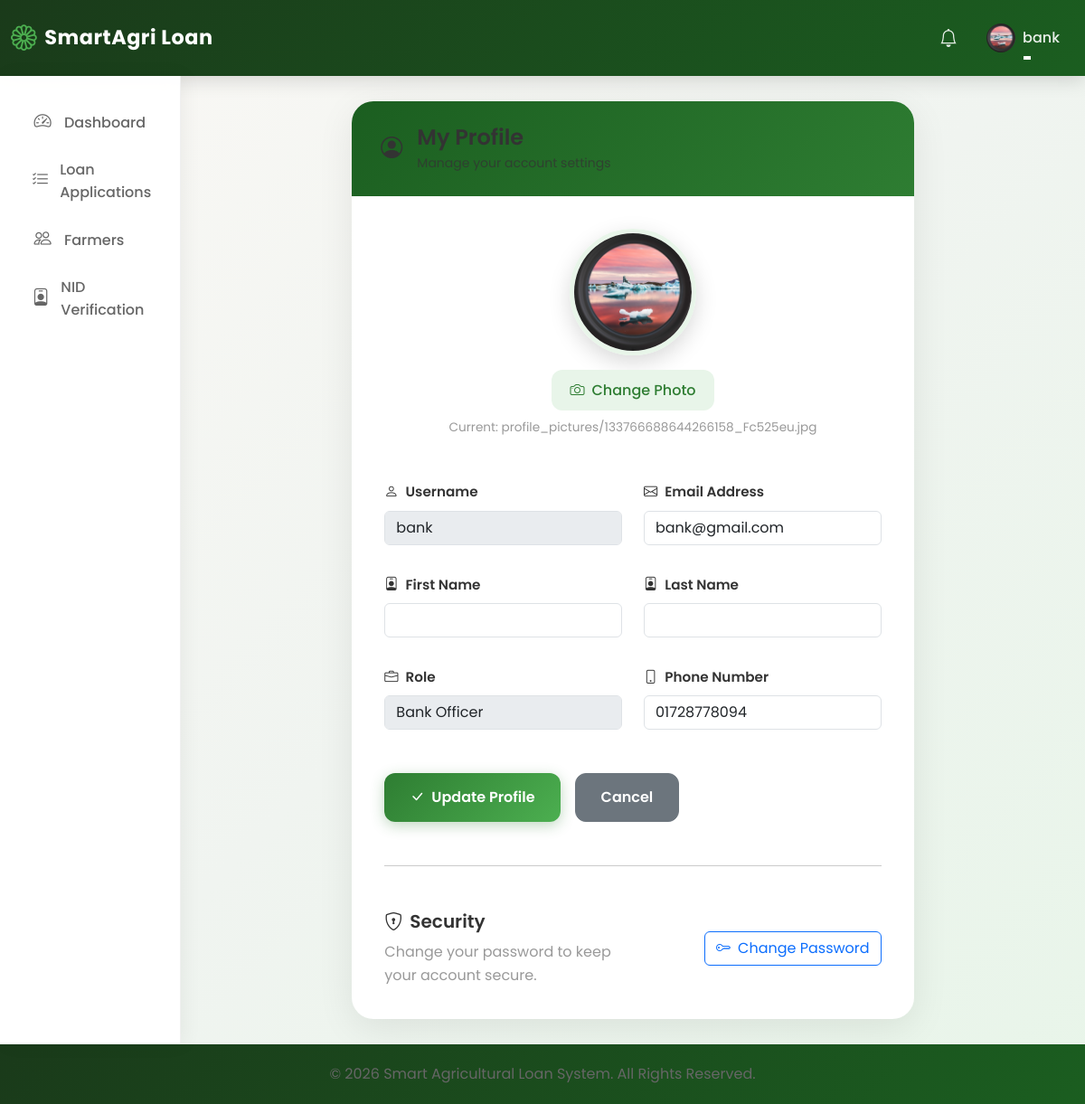
The page /profile/ (signed in) on the database its author committed.
### loan_app/models.py (models this page shows, shortened)
class User(AbstractUser):
    ROLE_CHOICES = [
        ("Farmer", "Farmer"),
        ("Bank Officer", "Bank Officer"),
        ("Admin", "Admin"),
    ]
    role = models.CharField(max_length=20, choices=ROLE_CHOICES, default="Farmer")
    is_approved = models.BooleanField(
        default=False, help_text="For Bank Officers - requires admin approval"
    )
    phone_number = models.CharField(max_length=20, blank=True)
    profile_picture = models.ImageField(
        upload_to="profile_pictures/", blank=True, null=True
    )
    is_verified = models.BooleanField(default=False)
    nid_card_front = models.FileField(
        upload_to="nid_cards/",
        blank=True,
        null=True,
        help_text="Upload NID card front side",
    )
    nid_card_back = models.FileField(
        upload_to="nid_cards/",
        blank=True,
        null=True,
        help_text="Upload NID card back side",
    )
    nid_verified = models.BooleanField(
        default=False, help_text="Whether NID has been verified by bank officer"
    )
    nid_verified_by = models.ForeignKey(
        "self",
        on_delete=models.SET_NULL,
        null=True,
        blank=True,
        related_name="nid_verifications",
    )
    nid_verified_at = models.DateTimeField(null=True, blank=True)
    nid_number = models.CharField(
        max_length=20,
        blank=True,
        unique=True,
        null=True,
        help_text="National ID number (unique per farmer)",
    )

### loan_app/views.py (the view)
# urls.py: path("profile/", views.profile, name="profile"),
@login_required
def profile(request):
    if request.method == "POST":
        form = UserUpdateForm(request.POST, request.FILES, instance=request.user)
        if form.is_valid():
            form.save()
            messages.success(request, "Profile updated successfully!")
            return redirect("profile")
    else:
        form = UserUpdateForm(instance=request.user)
    return render(request, "registration/profile.html", {"form": form})

### templates/registration/profile.html (shortened to what this page needs)
{% extends 'base.html' %}
{% block content %}
<div class="row">
    <div class="col-lg-8 mx-auto">
        <div class="profile-card">
            <div class="card-header d-flex align-items-center">
                <i class="bi bi-person-circle fs-4 me-3"></i>
                <div>
                    <h4 class="mb-0">My Profile</h4>
                    <small class="opacity-75">Manage your account settings</small>
                </div>
            </div>
            <div class="card-body">
                <form method="post" enctype="multipart/form-data">
                    <div class="text-center mb-5">
                        {% if user.profile_picture %}
                            <img src="{{ user.profile_picture.url }}"
                                 alt="Profile Picture"
                                 class="profile-avatar mb-3"
                                 id="avatar-preview">
                        {% else %}
                            <div class="avatar-placeholder mb-3" id="avatar-preview">
                                <i class="bi bi-person"></i>
                            </div>
                        {% endif %}
                        <div>
                            <label for="id_profile_picture" class="upload-btn" style="cursor: pointer;">
                                <i class="bi bi-camera"></i> Change Photo
                            </label>
                        </div>
                        <div class="current-file mt-2">
                            <span id="file-name">{% if user.profile_picture %}Current: {{ user.profile_picture.name }}{% else %}No file selected{% endif %}</span>
                        </div>
                    </div>
                    <div class="row g-4">
                        <div class="col-md-6">
                            <label for="id_username" class="form-label-custom">
                                <i class="bi bi-person me-2"></i>Username
                            </label>
                            {{ form.username }}
                        </div>
                        <div class="col-md-6">
                            <label for="id_email" class="form-label-custom">
                                <i class="bi bi-envelope me-2"></i>Email Address
                            </label>
                            {{ form.email }}
                        </div>
                    </div>
                    <div class="row g-4 mt-2">
                        <div class="col-md-6">
                            <label for="id_first_name" class="form-label-custom">
                                <i class="bi bi-person-badge me-2"></i>First Name
                            </label>
                            {{ form.first_name }}
                        </div>
                        <div class="col-md-6">
                            <label for="id_last_name" class="form-label-custom">
                                <i class="bi bi-person-badge me-2"></i>Last Name
                            </label>
                            {{ form.last_name }}
                        </div>
                    </div>
                    <div class="row g-4 mt-2">
                        <div class="col-md-6">
                            <label for="id_role" class="form-label-custom">
                                <i class="bi bi-briefcase me-2"></i>Role
                            </label>
                            {{ form.role }}
                        </div>
                        <div class="col-md-6">
                            <label for="id_phone_number" class="form-label-custom">
                                <i class="bi bi-phone me-2"></i>Phone Number
                            </label>
                            {{ form.phone_number }}
                        </div>
                    </div>
                    <div class="d-flex gap-3 mt-5">
                        <button type="submit" class="btn btn-primary-custom btn-update">
                            <i class="bi bi-check-lg me-2"></i>Update Profile
                        </button>
                        <a href="{% url 'home' %}" class="btn btn-secondary btn-update">Cancel</a>
                    </div>
                </form>
                <hr class="my-5">
                <div class="row align-items-center">
                    <div class="col-md-6">
                        <h5 class="mb-2"><i class="bi bi-shield-lock me-2"></i>Security</h5>
                        <p class="text-muted mb-0">Change your password to keep your account secure.</p>
                    </div>
                    <div class="col-md-6 text-md-end mt-3 mt-md-0">
                        <a href="{% url 'password_change' %}" class="btn btn-outline-primary">
                            <i class="bi bi-key me-2"></i>Change Password
                        </a>
                    </div>
                </div>
            </div>
        </div>
    </div>
</div>
{% endblock %}

### templates/base.html (shortened to what this page needs)
{% load static %}
<!DOCTYPE html>
<html lang="en">
<head>
    <link href="https://cdn.jsdelivr.net/npm/bootstrap@5.3.2/dist/css/bootstrap.min.css" rel="stylesheet">
    <link rel="stylesheet" href="https://cdn.jsdelivr.net/npm/bootstrap-icons@1.11.1/font/bootstrap-icons.css">
    <link rel="stylesheet" href="{% static 'css/custom.css' %}">
</head>
<body>
    <nav class="navbar navbar-expand-lg navbar-dark navbar-custom">
        <div class="container-fluid">
            <a class="navbar-brand" href="/">
                <i class="bi bi-flower1"></i>
                SmartAgri Loan
            </a>
            <div class="collapse navbar-collapse" id="navbarNav">
                <ul class="navbar-nav ms-auto align-items-center">
                    <li class="nav-item">
                        <a class="nav-link" href="#"><i class="bi bi-bell fs-5"></i></a>
                    </li>
                    <li class="nav-item dropdown">
                        <a class="nav-link dropdown-toggle d-flex align-items-center" href="#" role="button" data-bs-toggle="dropdown">
                            {% if user.profile_picture %}
                                <img src="{{ user.profile_picture.url }}" class="rounded-circle me-2" style="width: 32px; height: 32px; object-fit: cover;">
                            {% else %}
                                <div class="rounded-circle bg-white bg-opacity-25 d-flex align-items-center justify-content-center me-2" style="width: 32px; height: 32px;">
                                    <i class="bi bi-person"></i>
                                </div>
                            {% endif %}
                            <span>{{ user.username }}</span>
                        </a>
                    </li>
                </ul>
            </div>
        </div>
    </nav>
    <div class="container-fluid">
        <div class="row">
            <div class="col-md-2 sidebar-custom">
                <ul class="nav flex-column">
                    <li class="nav-item">
                        <a class="nav-link" href="{% url 'dashboard' %}">
                            <i class="bi bi-speedometer2"></i> Dashboard
                        </a>
                    </li>
                    {% if user.role == 'Farmer' %}
                    <li class="nav-item">
                        <a class="nav-link" href="{% url 'loan_list' %}">
                            <i class="bi bi-currency-dollar"></i> Loans
                        </a>
                    </li>
                    <li class="nav-item">
                        <a class="nav-link" href="{% url 'loan_apply' %}">
                            <i class="bi bi-plus-circle"></i> Apply for Loan
                        </a>
                    </li>
                    <li class="nav-item">
                        <a class="nav-link" href="{% url 'loan_history' %}">
                            <i class="bi bi-clock-history"></i> My Loans
                        </a>
                    </li>
                    <li class="nav-item">
                        <a class="nav-link" href="{% url 'repayment_history' %}">
                            <i class="bi bi-cash-stack"></i> Repayments
                        </a>
                    </li>
                    <li class="nav-item">
                        <a class="nav-link" href="{% url 'farmer_profile' %}">
                            <i class="bi bi-person-badge"></i> My Profile
                        </a>
                    </li>
                    <li class="nav-item">
                        <a class="nav-link" href="{% url 'upload_nid' %}">
                            <i class="bi bi-upload"></i> Upload NID
                        </a>
                    </li>
                    {% elif user.role == 'Bank Officer' %}
                    <li class="nav-item">
                        <a class="nav-link" href="{% url 'loan_list' %}">
                            <i class="bi bi-list-check"></i> Loan Applications
                        </a>
                    </li>
                    <li class="nav-item">
                        <a class="nav-link" href="{% url 'farmer_list' %}">
                            <i class="bi bi-people"></i> Farmers
                        </a>
                    </li>
                    <li class="nav-item">
                        <a class="nav-link" href="{% url 'nid_verification_list' %}">
                            <i class="bi bi-person-badge"></i> NID Verification
                        </a>
                    </li>
                    {% endif %}
                </ul>
            </div>
            <div class="col-md-10 content-wrapper">
                {% block content %}{% endblock %}
            </div>
        </div>
    </div>
    <footer class="footer-custom text-center">
        <div class="container">
            <p class="mb-0">&copy; 2026 Smart Agricultural Loan System. All Rights Reserved.</p>
        </div>
    </footer>
</body>
</html>

### rows shown on the page
User: profile_picture (picture), username "bank", profile_picture.name "profile_pictures/133766688644266158_Fc525eu.jpg", email "bank@gmail.com", role "Bank Officer", phone_number "01728778094"
